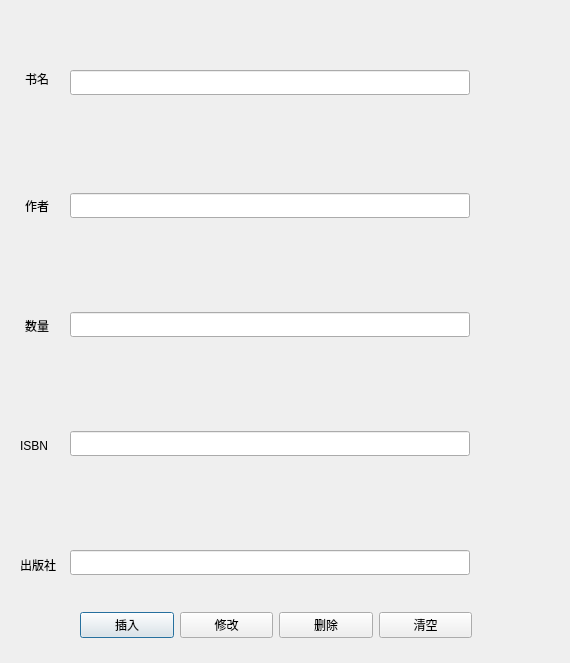
<?xml version="1.0" encoding="UTF-8"?>
<ui version="4.0">
 <class>bookOp</class>
 <widget class="QDialog" name="bookOp">
  <property name="geometry">
   <rect>
    <x>0</x>
    <y>0</y>
    <width>570</width>
    <height>663</height>
   </rect>
  </property>
  <property name="sizePolicy">
   <sizepolicy hsizetype="Fixed" vsizetype="Fixed">
    <horstretch>0</horstretch>
    <verstretch>0</verstretch>
   </sizepolicy>
  </property>
  <property name="windowTitle">
   <string>Dialog</string>
  </property>
  <widget class="QWidget" name="verticalLayoutWidget">
   <property name="geometry">
    <rect>
     <x>80</x>
     <y>610</y>
     <width>392</width>
     <height>30</height>
    </rect>
   </property>
   <layout class="QHBoxLayout" name="horizontalLayout">
    <item>
     <widget class="QPushButton" name="insertBTN">
      <property name="text">
       <string>插入</string>
      </property>
     </widget>
    </item>
    <item>
     <widget class="QPushButton" name="changeBTN">
      <property name="text">
       <string>修改</string>
      </property>
     </widget>
    </item>
    <item>
     <widget class="QPushButton" name="delBTN">
      <property name="text">
       <string>删除</string>
      </property>
     </widget>
    </item>
    <item>
     <widget class="QPushButton" name="clearBtn">
      <property name="text">
       <string>清空</string>
      </property>
     </widget>
    </item>
   </layout>
  </widget>
  <widget class="QLabel" name="label_5">
   <property name="geometry">
    <rect>
     <x>20</x>
     <y>555</y>
     <width>45</width>
     <height>20</height>
    </rect>
   </property>
   <property name="text">
    <string>出版社</string>
   </property>
  </widget>
  <widget class="QLabel" name="label_3">
   <property name="geometry">
    <rect>
     <x>25</x>
     <y>318</y>
     <width>30</width>
     <height>16</height>
    </rect>
   </property>
   <property name="text">
    <string>数量</string>
   </property>
  </widget>
  <widget class="QLabel" name="label_2">
   <property name="geometry">
    <rect>
     <x>25</x>
     <y>198</y>
     <width>30</width>
     <height>16</height>
    </rect>
   </property>
   <property name="text">
    <string>作者</string>
   </property>
  </widget>
  <widget class="QLabel" name="label_4">
   <property name="geometry">
    <rect>
     <x>20</x>
     <y>438</y>
     <width>45</width>
     <height>16</height>
    </rect>
   </property>
   <property name="text">
    <string>ISBN</string>
   </property>
  </widget>
  <widget class="QLineEdit" name="bookCount">
   <property name="geometry">
    <rect>
     <x>70</x>
     <y>312</y>
     <width>400</width>
     <height>25</height>
    </rect>
   </property>
  </widget>
  <widget class="QLineEdit" name="ISBNnumber">
   <property name="geometry">
    <rect>
     <x>70</x>
     <y>431</y>
     <width>400</width>
     <height>25</height>
    </rect>
   </property>
  </widget>
  <widget class="QLineEdit" name="publishHouse">
   <property name="geometry">
    <rect>
     <x>70</x>
     <y>550</y>
     <width>400</width>
     <height>25</height>
    </rect>
   </property>
  </widget>
  <widget class="QLineEdit" name="writerName">
   <property name="geometry">
    <rect>
     <x>70</x>
     <y>193</y>
     <width>400</width>
     <height>25</height>
    </rect>
   </property>
   <property name="sizePolicy">
    <sizepolicy hsizetype="Fixed" vsizetype="Fixed">
     <horstretch>0</horstretch>
     <verstretch>0</verstretch>
    </sizepolicy>
   </property>
  </widget>
  <widget class="QLineEdit" name="bookName">
   <property name="enabled">
    <bool>true</bool>
   </property>
   <property name="geometry">
    <rect>
     <x>70</x>
     <y>70</y>
     <width>400</width>
     <height>25</height>
    </rect>
   </property>
   <property name="sizePolicy">
    <sizepolicy hsizetype="Fixed" vsizetype="Fixed">
     <horstretch>0</horstretch>
     <verstretch>0</verstretch>
    </sizepolicy>
   </property>
  </widget>
  <widget class="QLabel" name="label">
   <property name="geometry">
    <rect>
     <x>25</x>
     <y>71</y>
     <width>30</width>
     <height>16</height>
    </rect>
   </property>
   <property name="text">
    <string>书名</string>
   </property>
  </widget>
 </widget>
 <resources/>
 <connections/>
</ui>
